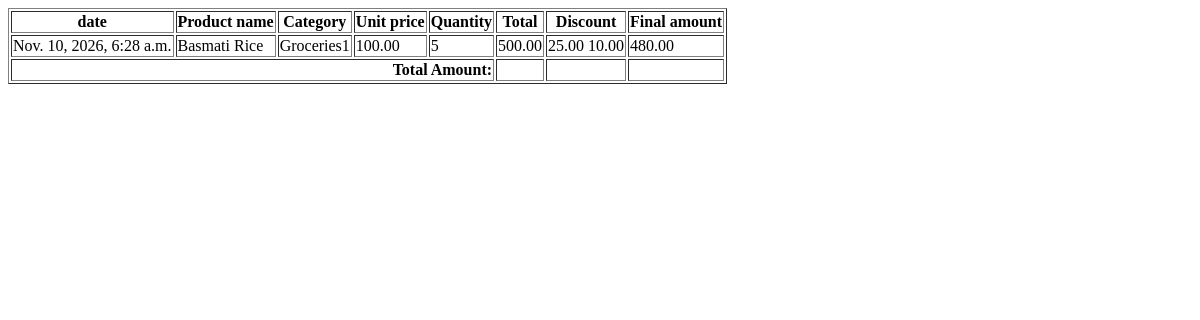
Page /ViewSales (signed in) on the earlier database version.
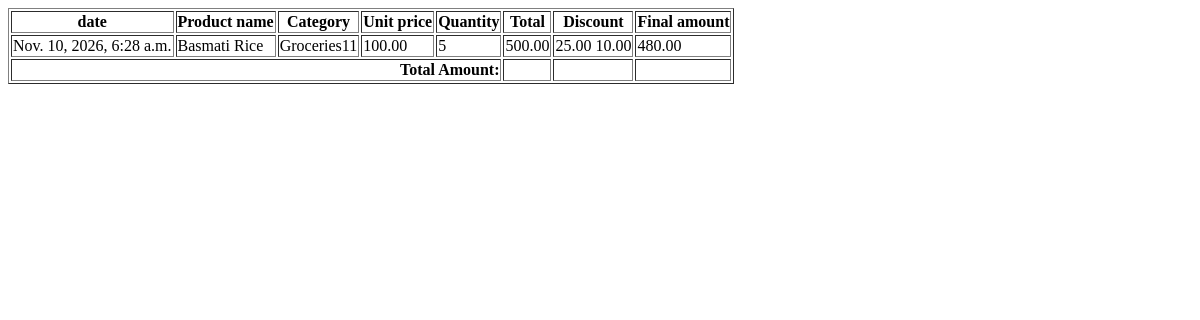
Same page on the later database version.
### RetailIQApp/models.py (models this page shows)
class OrderItemTable(models.Model):
    ORDER = models.ForeignKey(OrderTable, on_delete=models.PROTECT, null=True, blank=True)
    PRODUCT = models.ForeignKey(ProductTable, on_delete=models.PROTECT, null=True, blank=True)
    quantity = models.IntegerField(null=True, blank=True)
    unit_price = models.DecimalField(max_digits=10, decimal_places=2, null=True, blank=True) #fk to product table's selling price
    total_price = models.DecimalField(max_digits=10, decimal_places=2, null=True, blank=True)
    discount_amount = models.DecimalField(max_digits=10, decimal_places=2, null=True, blank=True)

class ProductTable(models.Model):
    SHOPID = models.ForeignKey(ShopTable, on_delete=models.PROTECT, null=True, blank=True) #necessary? because there is fk to category table
    CATEGORY = models.ForeignKey(CategoryTable,on_delete=models.PROTECT,null=True,blank=True)
    product_name = models.CharField(max_length=50, null=True, blank=True)
    STOCK = models.ForeignKey(StockTable, on_delete=models.PROTECT, null=True, blank=True) #not appearing in viewproducts.html
    brand = models.CharField(max_length=20, null=True, blank=True)
    expiry_date = models.DateField(null=True, blank=True)
    manufacturing_date = models.DateField(null=True, blank=True)
    barcode = models.IntegerField(null=True, blank=True)
    purchase_price = models.DecimalField(max_digits=10, decimal_places=2, null=True, blank=True)
    selling_price = models.DecimalField(max_digits=10, decimal_places=2, null=True, blank=True)
    unit = models.CharField(max_length=20, null=True, blank=True)
    description = models.TextField(max_length=200, null=True, blank=True)
    supplier_name = models.CharField(max_length=20, null=True, blank=True)
    supplier_email = models.EmailField(max_length=50, null=True, blank=True)
    supplier_phone = models.CharField(max_length=20, null=True, blank=True)
    status = models.CharField(max_length=20, null=True, blank=True)

class CategoryTable(models.Model):
    SHOPID = models.ForeignKey(ShopTable, on_delete=models.PROTECT, null=True, blank=True)
    category_name = models.CharField(max_length=20, null=True, blank=True)
    category_description = models.CharField(max_length=100, null=True, blank=True)
    created_at = models.DateTimeField(auto_now_add=True)
    updated_at = models.DateTimeField(auto_now=True)
    is_active = models.BooleanField(default=True)

class OrderTable(models.Model):
    bill_number = models.CharField(max_length=20, null=True, blank=True)
    CUSTOMER = models.ForeignKey(CustomerTable, on_delete=models.SET_NULL, null=True, blank=True) # it is an optional feature, as some customers may not want to provide their details, so we can make it optional
    date_time = models.DateTimeField(auto_now_add=True)
    total_price = models.DecimalField(max_digits=10, decimal_places=2, null=True, blank=True)
    discount_amount = models.DecimalField(max_digits=10, decimal_places=2, null=True, blank=True)
    final_price = models.DecimalField(max_digits=10, decimal_places=2, null=True, blank=True)
    payment_method = models.CharField(max_length=20, null=True, blank=True)

### RetailIQApp/views.py (the view)
# urls.py: path('ViewSales',ViewSales.as_view(),name='ViewSales'),
class ViewSales(View):
    def get(self,request):
        obj = OrderItemTable.objects.select_related('ORDER','PRODUCT').filter(PRODUCT__SHOPID__LOGINID_id=request.session['loginid']).prefetch_related('PRODUCT__discounttable_set') #here first got inside product table and then reverse relation to discount table
        return render(request,'shop/ViewSales.html', {'order_data':obj})

### templates/Shop/ViewSales.html (shortened to what this page needs)
<!DOCTYPE html>
<html lang="en">
<head>
</head>
<body>
    <table border="1">
        <tr>
            <th>date</th>
            <th>Product name</th>
            <th>Category</th>
            <th>Unit price</th>
            <th>Quantity</th>
            <th>Total</th>
            <th>Discount</th>
            <th>Final amount</th>
        </tr>
        {% for i in order_data %}
        <tr>
            <td>{{ i.ORDER.date_time }}</td>
            <td>{{ i.PRODUCT.product_name }}</td>
            <td>{{ i.PRODUCT.CATEGORY.category_name }}</td>
            <td>{{ i.unit_price }}</td>
            <td>{{ i.quantity }}</td>
            <td>{{ i.total_price }}</td>
            <td>
                {% for d in i.PRODUCT.discounttable_set.all %}
                {{ d.discount_value }}
                {% endfor %}
            </td>
            <td>{{ i.ORDER.final_price }}</td>
        </tr>
        {% endfor %}
        <tr>
            <td colspan="5" style="text-align: right;"><strong>Total Amount:</strong></td>
            <td></td>
            <td></td>
            <td></td>
        </tr>
    </table>
</body>
</html>

Differences in the rows shown:
changed through a linked row, OrderItemTable "Basmati Rice": PRODUCT.CATEGORY.category_name "Groceries1" → "Groceries11"
